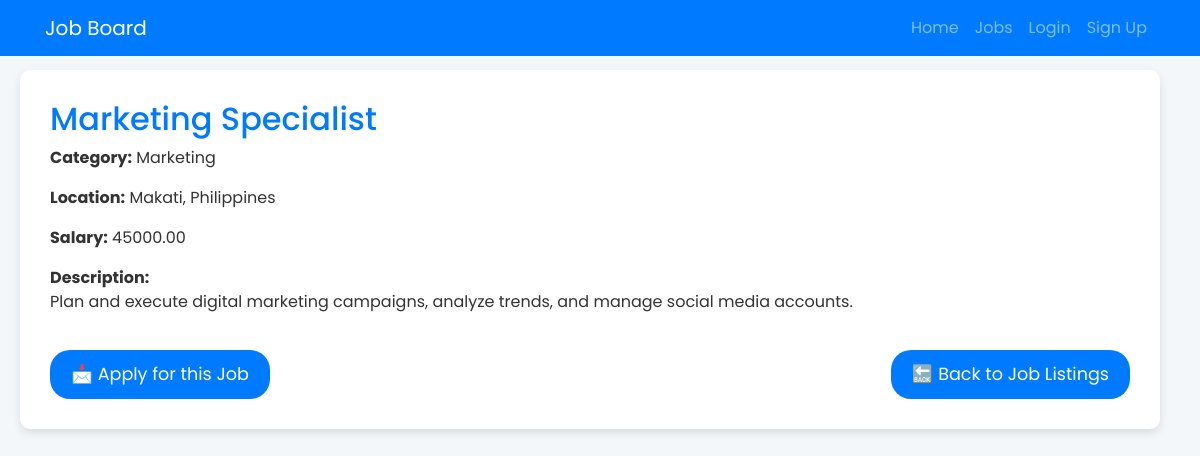
/job-board/job_details.php?id=9, run on the app's committed database.
### tables this page shows
CREATE TABLE `jobs` (
  `id` int(11) NOT NULL,
  `employer_id` int(11) NOT NULL,
  `title` varchar(255) NOT NULL,
  `description` text NOT NULL,
  `category` varchar(100) DEFAULT NULL,
  `location` varchar(255) DEFAULT NULL,
  `salary` decimal(10,2) DEFAULT NULL,
  `created_at` timestamp NOT NULL DEFAULT current_timestamp()
);

### job-board/job_details.php (the view, shortened to what this page needs)
<?php
require 'db.php';
$job_id = $_GET['id'];
$sql = "SELECT title, description, category, location, salary FROM jobs WHERE id = ?";
$stmt = $conn->prepare($sql);
$stmt->bind_param("i", $job_id);
$stmt->execute();
$result = $stmt->get_result();
$job = $result->fetch_assoc();
?>
<!DOCTYPE html>
<html lang="en">
<head>
    <link href="https://stackpath.bootstrapcdn.com/bootstrap/4.5.2/css/bootstrap.min.css" rel="stylesheet">
</head>
<body>
    <nav class="navbar navbar-expand-lg navbar-dark fixed-top">
        <div class="container">
            <a class="navbar-brand" href="job-board.php">Job Board</a>
            <div class="collapse navbar-collapse" id="navbarNav">
                <ul class="navbar-nav ml-auto">
                    <li class="nav-item">
                        <a class="nav-link" href="job-board.php">Home</a>
                    </li>
                    <li class="nav-item">
                        <a class="nav-link" href="job_listing.php">Jobs</a>
                    </li>
                    <li class="nav-item">
                        <a class="nav-link" href="login.php">Login</a>
                    </li>
                    <li class="nav-item">
                        <a class="nav-link" href="register.php">Sign Up</a>
                    </li>
                </ul>
            </div>
        </div>
    </nav>
    <div class="container job-details">
        <h2><?php echo htmlspecialchars($job['title']); ?></h2>
        <p><strong>Category:</strong> <?php echo htmlspecialchars($job['category']); ?></p>
        <p><strong>Location:</strong> <?php echo htmlspecialchars($job['location']); ?></p>
        <p><strong>Salary:</strong> <?php echo htmlspecialchars($job['salary']); ?></p>
        <p><strong>Description:</strong><br> <?php echo nl2br(htmlspecialchars($job['description'])); ?></p>
        <div class="d-flex justify-content-between">
            <a href="apply_job.php?id=<?php echo $job_id; ?>" class="btn btn-apply">📩 Apply for this Job</a>
            <a href="job_seeker_dashboard.php" class="btn btn-back">🔙 Back to Job Listings</a>
        </div>
    </div>
</body>
</html>

### job-board/job_details.php (style rules this page uses)
body { font-family: 'Poppins', sans-serif; background-color: #f4f7fa; color: #333; padding-top: 50px; }
.navbar { background-color: #007bff; }
.navbar a { color: white; }
.job-details { background-color: white; border-radius: 10px; box-shadow: 0 4px 10px rgba(0, 0, 0, 0.1); padding: 30px; margin: 20px; }
.job-details h2 { color: #007bff; }
.btn-apply, .btn-back { background-color: #007bff; color: white; border-radius: 20px; padding: 10px 20px; font-size: 1.1rem; margin-top: 20px; }

### data on the page
jobs: title "Marketing Specialist", category "Marketing", location "Makati, Philippines", salary "45000.00", description "Plan and execute digital marketing campaigns, analyze trends, and manage social media accounts."
